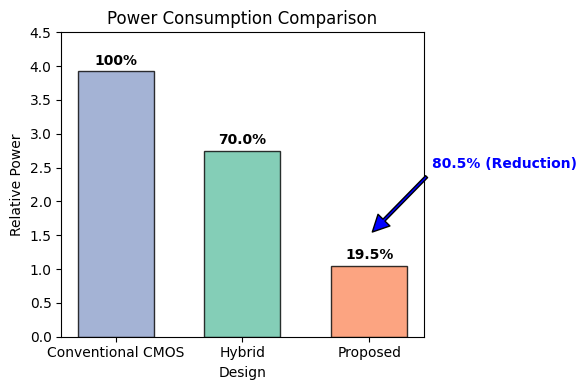

Generate this figure with Python:
import matplotlib.pyplot as plt

# Data from your TikZ code
labels = ['Conventional CMOS', 'Hybrid', 'Proposed']
values = [3.93, 2.75, 1.05]
percentages = ['100%', '70.0%', '19.5%']
colors = ['#8da0cb', '#66c2a5', '#fc8d62'] # Soft blue, green, and red

fig, ax = plt.subplots(figsize=(8, 6))

# Create the bars
bars = ax.bar(labels, values, color=colors, edgecolor='black', alpha=0.8, width=0.6)

# Add the percentage labels at the bottom (or on top)
for bar, pct in zip(bars, percentages):
    height = bar.get_height()
    ax.text(bar.get_x() + bar.get_width()/2., height + 0.05, 
            pct, ha='center', va='bottom', fontweight='bold')

# Replicating the "Reduction" arrow/annotation
ax.annotate('80.5% (Reduction)', 
            xy=(2, 1.5), xytext=(2.5, 2.5),
            arrowprops=dict(facecolor='blue', shrink=0.05, width=2),
            color='blue', fontsize=10, fontweight='bold')

# Styling
ax.set_ylabel('Relative Power')
ax.set_xlabel('Design')
ax.set_title('Power Consumption Comparison')
ax.set_ylim(0, 4.5) # Leave room for labels

plt.tight_layout()
plt.show()
